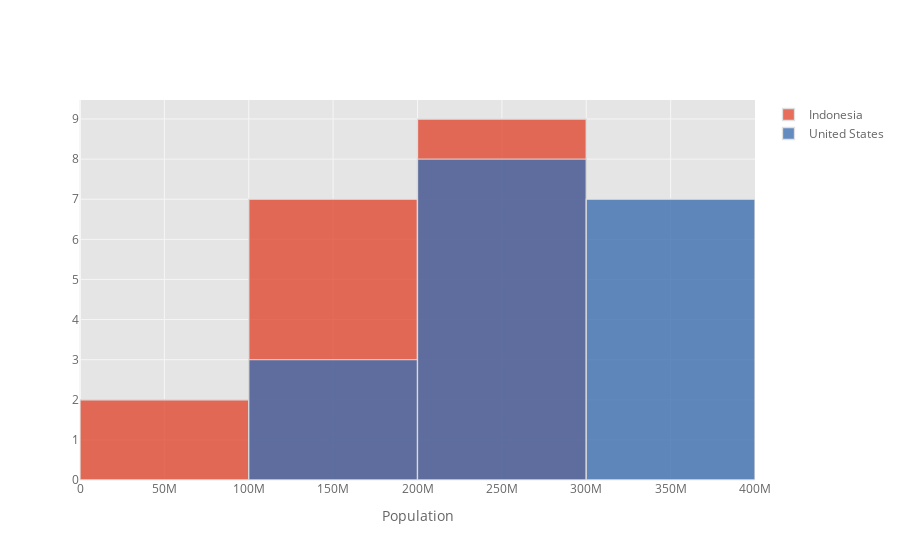

This figure's notebook cell:
### Markdown cell above
# 5 Histogram

### Code cell
df_pivot[['Indonesia', 'United States']].iplot(kind='hist',
                                xTitle='Population',
                                bins=3)

### Figure 1 — Plotly figure (JSON) as saved in the notebook; plotly's stock layout.template omitted (floating-point values rounded to 4 significant figures)
{"data": [{"histfunc": "count", "histnorm": "", "marker": {"color": "rgba(226, 74, 51, 1.0)", "line": {"color": "#D9D9D9", "width": 1.3}}, "name": "Indonesia", "nbinsx": 3, "opacity": 0.8, "orientation": "v", "type": "histogram", "x": [77273425, 87751068, 100267062, 114793178, 130680727, 147447836, 164982451, 181413402, 196934260, 211513823, 226289470, 241834215, 258383256, 261556381, 264650963, 267670543, 270625568, 273523615]}, {"histfunc": "count", "histnorm": "", "marker": {"color": "rgba(62, 111, 176, 1.0)", "line": {"color": "#D9D9D9", "width": 1.3}}, "name": "United States", "nbinsx": 3, "opacity": 0.8, "orientation": "v", "type": "histogram", "x": [171685336, 186720571, 199733676, 209513341, 219081251, 229476354, 240499825, 252120309, 265163745, 281710909, 294993511, 309011475, 320878310, 323015995, 325084756, 327096265, 329064917, 331002651]}], "layout": {"barmode": "overlay", "legend": {"bgcolor": "#FFFFFF", "font": {"color": "#666666"}}, "paper_bgcolor": "#FFFFFF", "plot_bgcolor": "#E5E5E5", "title": {"font": {"color": "#151516"}}, "xaxis": {"gridcolor": "#F6F6F6", "showgrid": true, "tickfont": {"color": "#666666"}, "title": {"font": {"color": "#666666"}, "text": "Population"}, "zerolinecolor": "#F6F6F6"}, "yaxis": {"gridcolor": "#F6F6F6", "showgrid": true, "tickfont": {"color": "#666666"}, "title": {"font": {"color": "#666666"}, "text": ""}, "zerolinecolor": "#F6F6F6"}}}
